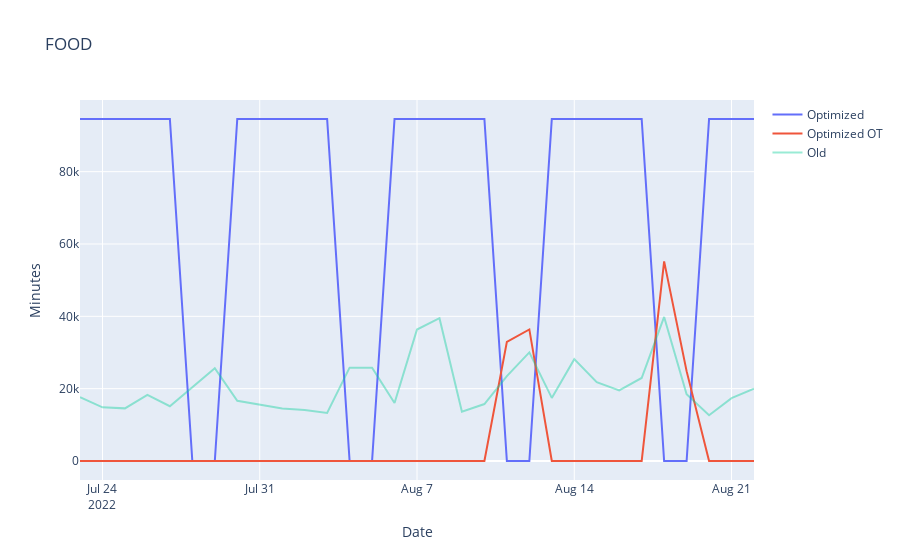
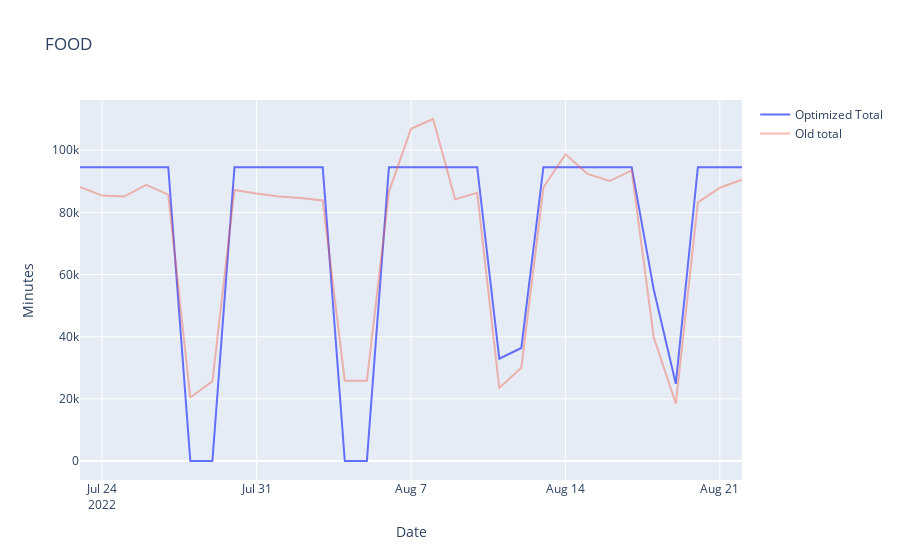

Notebook code for these charts, in order:
### Code cell
fg_base = model.CE_BASE_VAR.extract_values()
fg_ot = model.CE_OT_VAR.extract_values()
opt = {day:{dg:pyo.value(model.CE_BASE_VAR[day, dg]) for dg in model.CEMP} for day in model.DAYS}
opt2 = {day:{dg:pyo.value(model.CE_OT_VAR[day, dg]) for dg in model.CEMP} for day in model.DAYS}

# new food category
df = pd.DataFrame(opt).transpose().sum(axis=1)
df2 = pd.DataFrame(opt2).transpose().sum(axis=1)
old_df = overtime_hours.transpose().groupby(employees['job_title']).sum().loc[food_related].transpose().sum(axis=1)
old_df2 = total_hours.transpose().groupby(employees['job_title']).sum().loc[food_related].transpose().sum(axis=1)
# plot the data
fig = go.Figure()
# for i in df.columns:
fig.add_trace(go.Scatter(x=df.index, y=df, opacity=1, name='Optimized'))
fig.add_trace(go.Scatter(x=df2.index, y=df2, opacity=1, name='Optimized OT'))
# for i in old_df.columns:
fig.add_trace(go.Scatter(x=old_df.index, y=old_df, opacity=0.4, name='Old'))
fig.update_layout(title='FOOD', xaxis_title='Date', yaxis_title='Minutes')
fig.show()

fig2 = go.Figure()
fig2.add_trace(go.Scatter(x=df.index, y=df+df2, opacity=1, name='Optimized Total'))
fig2.add_trace(go.Scatter(x=old_df.index, y=old_df2, opacity=0.4, name='Old total'))
fig2.update_layout(title='FOOD', xaxis_title='Date', yaxis_title='Minutes')
fig2.show()
